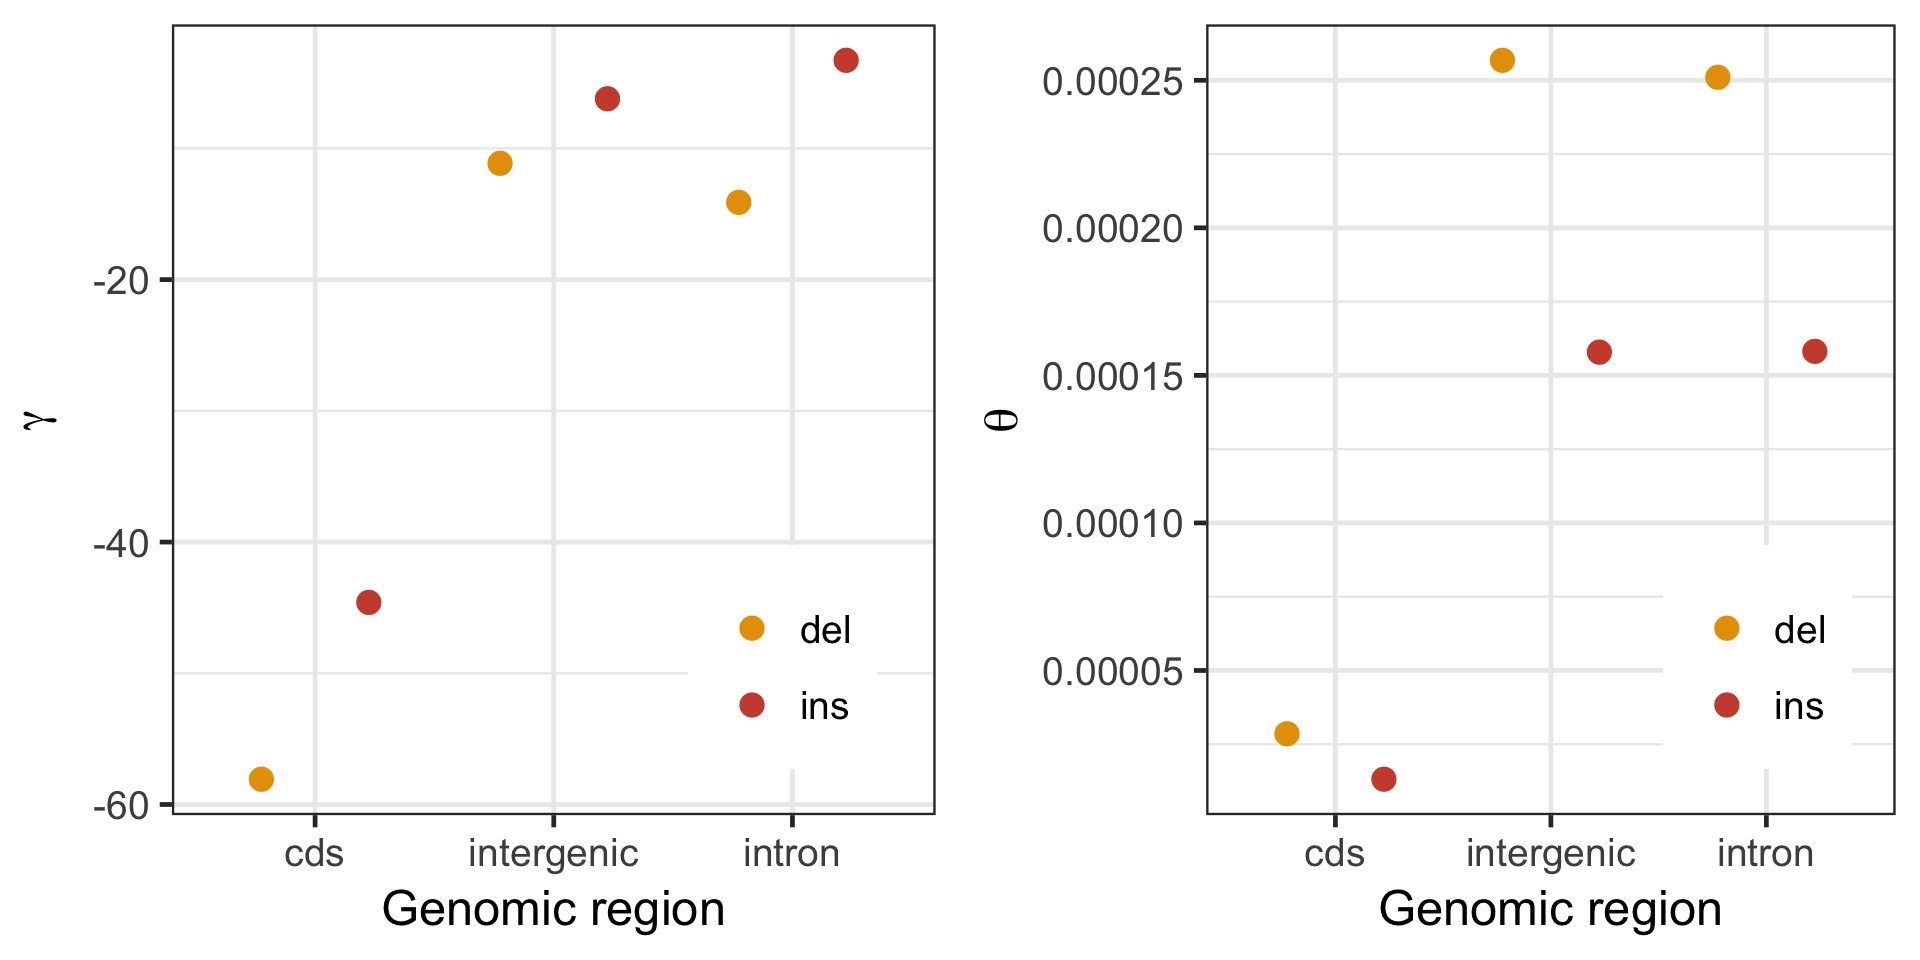

This figure's R source:
# Title     : TODO
# Objective : TODO
# Created by: henryjuho
# Created on: 03/11/2017

library(gridExtra)
library(ggplot2)

cbPalette <- c("#E69F00", 'tomato 3', 'steel blue', "#999999", "#56B4E9", "#009E73", "#F0E442", "#0072B2", "#D55E00", "#CC79A7")

results = read.csv('gt_regional_anavar_results.csv')
results$mean_gamma = as.numeric(as.character(results$shape)) * as.numeric(as.character(results$scale)) * -1

results_no_neu = subset(results, sel_type!='neu')

# gamma plot
gamma = ggplot(results_no_neu, aes(x=region, y=mean_gamma, colour=var_type)) +
    geom_point(stat='identity', position = position_dodge(width=0.9), size = 2) +
    theme_bw() +
    scale_color_manual(values=cbPalette) +
    xlab('Genomic region')  + ylab(expression(gamma)) +
    theme(legend.title=element_blank(), legend.position=c(0.8, 0.2))

# theta plot
theta = ggplot(results_no_neu, aes(x=region, y=theta, colour=var_type)) +
    geom_point(stat='identity', position = position_dodge(width=0.9), size = 2) +
    theme_bw() +
    scale_color_manual(values=cbPalette) +
    xlab('Genomic region')  + ylab(expression(theta)) +
    theme(legend.title=element_blank(), legend.position=c(0.8, 0.2))

pdf('regional_anavar.pdf', width=6, height=3)
grid.arrange(gamma, theta, nrow=1)
dev.off()

png('regional_anavar.png', width=6, height=3, res=320, units='in')
grid.arrange(gamma, theta, nrow=1)
dev.off()